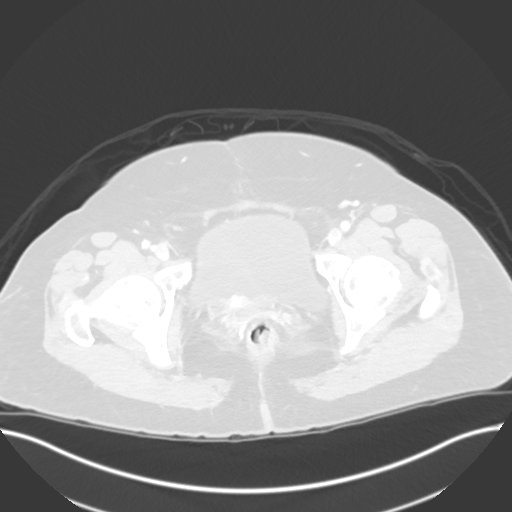
#> input picture feature_extraction_methods/cancer2.jpg, 512 x 512 px
$ python glcm_feature.py   (older library calls are emulated)
#> lines starting #> are read from the running program, lines starting #| are printed output that depends on the picture; after the words box and inside, x2 and y2 are one past the last pixel; in counts of white or black regions, pixels touching at a corner belong together
### feature_extraction_methods/dummy_roi_extractor.py
import numpy as np
import matplotlib.pyplot as plt
import cv2 as cv
from sklearn.neighbors import KDTree
from math import dist

original_image = cv.imread('cancer2.jpg')
#> original_image is the input picture: shape (512, 512, 3); min 41, max 255, mean 141.8
gray_image = cv.cvtColor(original_image, cv.COLOR_BGR2GRAY)
mask_image = cv.imread('mask2.png', cv.IMREAD_GRAYSCALE).astype(np.float32)
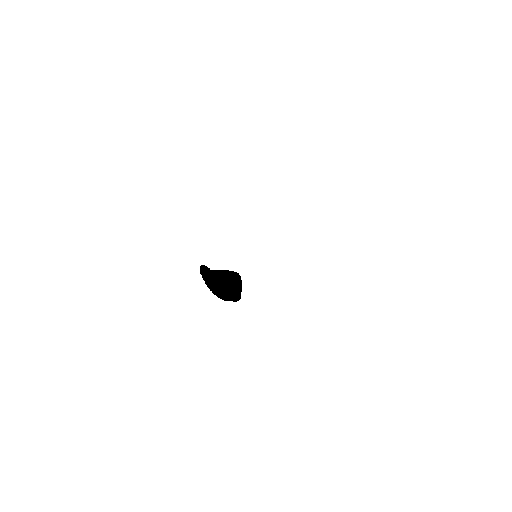
#> input picture feature_extraction_methods/mask2.png, 512 x 512 px
#> mask_image: shape (512, 512) float32; 99.6% white; 1 black region, box (x1, y1, x2, y2) and area: (200, 265, 242, 302) 1038
mask_image = (255.0 - mask_image) / 255.0  # reversing the mask
gray_image = gray_image.squeeze()
mask_image = mask_image.squeeze()

# [4 lines of commented-out code are left out]

roi_width = 128
roi_height = 128
overlap = 0.25
max_rois_per_image = 12


def extract_cancer_roi():
    image = gray_image
    mask = mask_image

    bbox = compute_bounding_box(mask)

    # Extract pixel values within the bounding box where mask is 255
    rmin, cmin, rmax, cmax = bbox
    bbox_region_image = image[rmin:rmax, cmin:cmax]  # Image region within bbox

    fig, axes = plt.subplots(1, 3, figsize=(15, 5))

    axes[0].imshow(image, cmap='gray')
    axes[0].set_title(f"Image")
    axes[0].axis('off')

    axes[1].imshow(mask, cmap='gray')
    axes[1].set_title('Mask')
    axes[1].axis('off')

    axes[2].imshow(image, cmap='gray')
    axes[2].add_patch(
        plt.Rectangle(
            (bbox[1], bbox[0]), bbox[3] - bbox[1], bbox[2] - bbox[0],
            fill=False, edgecolor='red', linewidth=1
            )
        )
    axes[2].set_title('Image with Bounding Box')
    axes[2].axis('off')

    plt.tight_layout()
    plt.show()

    return bbox_region_image


def extract_non_cancer_rois():
    """
    Extract non-cancer ROIs from the image with specified overlap.

    Args:
    image (numpy.ndarray): Input image array.
    mask (numpy.ndarray): Binary mask where 1 indicates cancer regions.
    roi_width (int): Width of the ROI to extract.
    roi_height (int): Height of the ROI to extract.
    overlap (float): Overlap between ROIs, value between 0 and 1.
    max_rois (int, optional): Maximum number of ROIs to extract. If None, extract all possible ROIs.

    Returns:
    list: List of extracted ROI arrays.
    """
    h, w = gray_image.shape
#> h = 512; w = 512
    stride_y = int(roi_height * (1 - overlap))
    stride_x = int(roi_width * (1 - overlap))

    rois = []
    locations = []
    for y in range(0, h - roi_height + 1, stride_y):
        for x in range(0, w - roi_width + 1, stride_x):
            roi = gray_image[y:y + roi_height, x:x + roi_width]
            roi_mask = mask_image[y:y + roi_height, x:x + roi_width]
            # [9 lines of commented-out code are left out]
            if np.sum(roi_mask) == 0:
                locations.append((y, x, y + roi_height, x + roi_width))
                rois.append(roi)

            if max_rois_per_image and len(rois) >= max_rois_per_image:
                neighbors = compute_neighbors(locations)
                print(neighbors)
                return rois, locations
#> after the loop, locations = [(0, 0, 128, 128), (0, 96, 128, 224), (0, 192, 128, 320), (0, 288, 128, 416), (0, 384, 128, 512), (96, 0, 224, 128), (96, 96, 224, 224), (96, 192, 224, 320), (96, 288, 224, 416), (96, 384, 224, 512), (192, 0, 320, 128), (192, 288, 320, 416)]; rois = 12 items

    return rois, locations


import matplotlib.pyplot as plt
import numpy as np


def visualize_non_cancerous_region():
    # Assuming gray_image and mask_image are already defined
    image = gray_image  # Grayscale image
    mask = mask_image  # Mask image

    # Compute bounding boxes
    _, bbox = extract_non_cancer_rois()

    # Plot setup
    fig, axes = plt.subplots(1, 3, figsize=(15, 5))

    # Display the grayscale image
    axes[0].imshow(image, cmap='gray')
    axes[0].set_title("Image")
    axes[0].axis('off')

    # Display the mask
    axes[1].imshow(mask, cmap='gray')
    axes[1].set_title('Mask')
    axes[1].axis('off')

    # Display the image with all bounding boxes
    axes[2].imshow(image, cmap='gray')
    for region in bbox:
        rmin, cmin, rmax, cmax = region
        axes[2].add_patch(
            plt.Rectangle(
                (cmin, rmin), cmax - cmin, rmax - rmin,
                fill=False, edgecolor='red', linewidth=1
                )
            )
    axes[2].set_title('Image with Bounding Boxes')
    axes[2].axis('off')

    plt.tight_layout()
    plt.show()
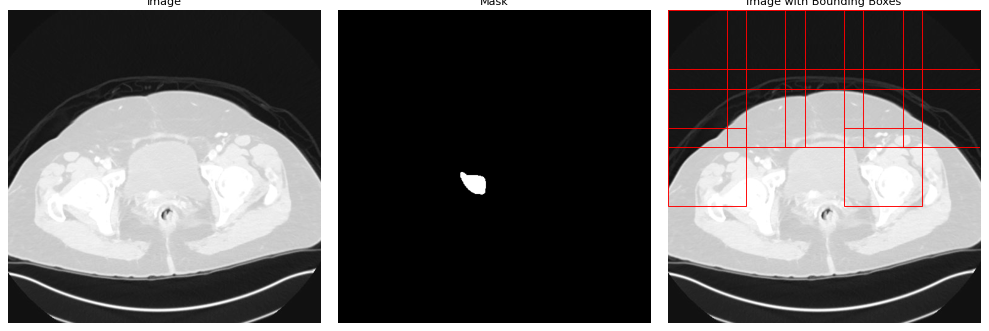
#> figure drawn by matplotlib, 3 panels


def compute_bounding_box(mask):
    rows = np.any(mask, axis=1)
    cols = np.any(mask, axis=0)
    rmin, rmax = np.where(rows)[0][[0, -1]]
#> rmin = 265; rmax = 301
    cmin, cmax = np.where(cols)[0][[0, -1]]
#> cmin = 200; cmax = 241
    return rmin, cmin, rmax, cmax
    # return rmin, cmin, rmax+5, cmax+20


def compute_neighbors(locations):
    roi_coordinates = [(x, y) for (y, x, _, _) in locations]
    kdt_tree = KDTree(roi_coordinates, leaf_size=30)  # metric='euclidean'
    distances, indices = kdt_tree.query(roi_coordinates, k=4)
    neighbor_indices = indices[:, 1:]  # Remove first column (self-reference)
    neighbor_distances = distances[:, 1:]  # Remove first column (self-reference)

    # for each roi in roi_coordinates, store its neighbor and the distance as key value pair
    neighbors_dict = {
        i: [{int(idx): float(dist)} for idx, dist in zip(neighbor_indices[i], neighbor_distances[i])]
        for i in range(len(roi_coordinates))
        }

    return neighbors_dict


visualize_non_cancerous_region()

### feature_extraction_methods/glcm_feature.py
import matplotlib.pyplot as plt
from skimage.feature import graycomatrix, graycoprops
import numpy as np
import dummy_roi_extractor

# Call the function and get the bounding box region of the image
bbox_cancer_region_image = dummy_roi_extractor.extract_cancer_roi()
#> in extract_cancer_roi, `bbox = compute_bounding_box(mask)`: bbox = (265, 200, 301, 241)
#> in extract_cancer_roi, `rmin, cmin, rmax, cmax = bbox`: rmin = 265; cmin = 200; rmax = 301; cmax = 241
#> in extract_cancer_roi, `bbox_region_image = image[rmin:rmax, cmin:cmax]`:
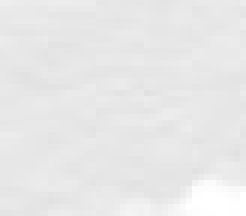
#> bbox_region_image: shape (36, 41) (shown 6 times larger); min 225, max 255, mean 232.2
#> in extract_cancer_roi, `plt.show()`:
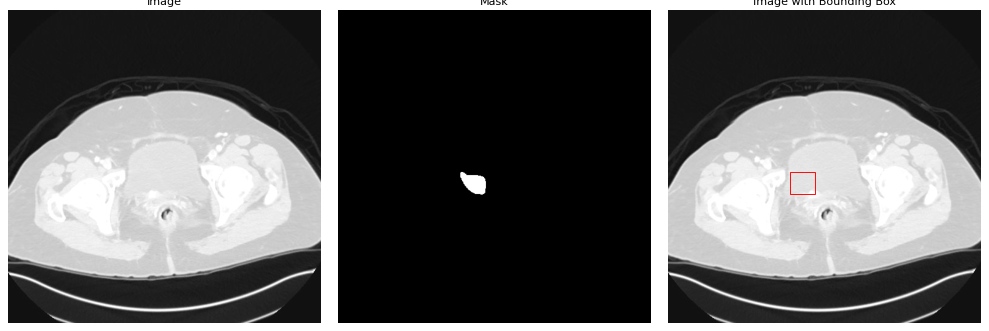
#> figure drawn by matplotlib, 3 panels
bbox_non_cancer_region_image, _ = dummy_roi_extractor.extract_non_cancer_rois()

angles = [0, np.pi / 4, np.pi / 2, np.pi * 3 / 2]
# compute some GLCM properties each patch
dis = []
cor = []
energy = []
contrast = []
homogeneity = []


"""GLCM Code"""
glcm_cancer_roi = graycomatrix(
    bbox_cancer_region_image, distances=[5], angles=[np.pi / 2], levels=256, symmetric=True, normed=True
    )
dis.append(graycoprops(glcm_cancer_roi, 'dissimilarity')[0, 0])
cor.append(graycoprops(glcm_cancer_roi, 'correlation')[0, 0])
energy.append(graycoprops(glcm_cancer_roi, 'energy')[0])
contrast.append(graycoprops(glcm_cancer_roi, 'contrast')[0])
homogeneity.append(graycoprops(glcm_cancer_roi, 'homogeneity')[0])

for patch in bbox_non_cancer_region_image:
    glcm_non_cancer_roi = graycomatrix(
        patch, distances=[5], angles=[np.pi / 2], levels=256, symmetric=True, normed=True
        )
    dis.append(graycoprops(glcm_non_cancer_roi, 'dissimilarity')[0, 0])
    cor.append(graycoprops(glcm_non_cancer_roi, 'correlation')[0, 0])
    energy.append(graycoprops(glcm_non_cancer_roi, 'energy')[0])
    contrast.append(graycoprops(glcm_non_cancer_roi, 'contrast')[0])
    homogeneity.append(graycoprops(glcm_non_cancer_roi, 'homogeneity')[0])
#> after the loop, contrast = [[27.21], [0.958], [20.24], [28.78], [15.61], [1.05], [399.8], [710.8], [781.4], [750.1], [488.7], [606.2], [91.62]]; cor = [0.109, 0.753, 0.157, 0.427, 0.458, 0.769, 0.917, 0.934, 0.916, 0.931, 0.926, 0.938, 0.788]; dis = [3.11, 0.549, 1.6, 2.29, 1.5, 0.563, 5.92, 10.15, 11.1, 10.85, 7.52, 9.21, 5.95]; energy = [[0.144], [0.429], [0.423], [0.385], [0.392], [0.391], [0.231], [0.0909], [0.0766], [0.0884], [0.209], [0.0747], [0.13]]; homogeneity = [[0.322], [0.764], [0.682], [0.611], [0.661], [0.763], [0.492], [0.32], [0.26], [0.304], [0.425], [0.29], [0.305]]

"""Visualization Code"""
fig, axes = plt.subplots(1, 1, figsize=(6, 4))


axes.plot(dis[0], cor[0], 'ro', label='Cancer Region')
axes.plot(dis[1:], cor[1:], 'bo', label='Non-Cancer Region')
axes.axis('on')

# Set labels, title, and grid
axes.set_xlabel('Dissimilarity (Distance)')
axes.set_ylabel('Correlation')
axes.set_title(f'Cancer vs Non-Cancer')
axes.grid(True)

# Adding a single legend for the figure
handles, labels = axes.get_legend_handles_labels()
#> labels = ['Cancer Region', 'Non-Cancer Region']
fig.legend(handles, labels, loc='upper right')

plt.tight_layout()
plt.show()
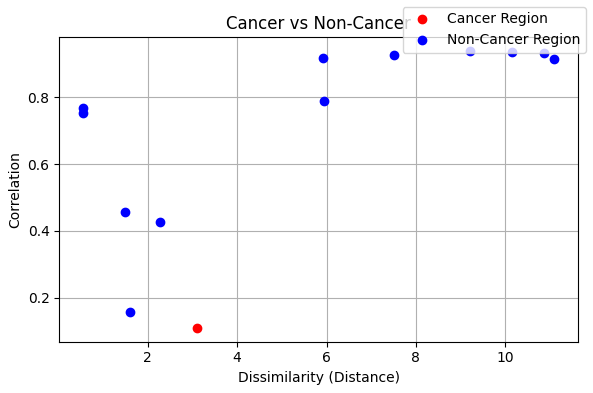
#> figure drawn by matplotlib, 1 panel
